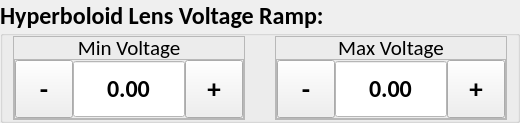
         <widget class="QGroupBox" name="hea_hype_volt_ramp_gb">
          <property name="minimumSize">
           <size>
            <width>0</width>
            <height>112</height>
           </size>
          </property>
          <property name="font">
           <font>
            <family>Calibri</family>
            <pointsize>18</pointsize>
            <weight>75</weight>
            <bold>true</bold>
           </font>
          </property>
          <property name="title">
           <string>Hyperboloid Lens Voltage Ramp:</string>
          </property>
          <layout class="QHBoxLayout" name="horizontalLayout_22">
           <property name="spacing">
            <number>30</number>
           </property>
           <property name="leftMargin">
            <number>10</number>
           </property>
           <property name="topMargin">
            <number>0</number>
           </property>
           <property name="rightMargin">
            <number>10</number>
           </property>
           <property name="bottomMargin">
            <number>0</number>
           </property>
           <item>
            <widget class="QFrame" name="hea_volt_ramp_min_frame">
             <property name="maximumSize">
              <size>
               <width>1000</width>
               <height>1000</height>
              </size>
             </property>
             <property name="frameShape">
              <enum>QFrame::StyledPanel</enum>
             </property>
             <property name="frameShadow">
              <enum>QFrame::Raised</enum>
             </property>
             <layout class="QVBoxLayout" name="verticalLayout_15">
              <property name="spacing">
               <number>0</number>
              </property>
              <property name="leftMargin">
               <number>0</number>
              </property>
              <property name="topMargin">
               <number>0</number>
              </property>
              <property name="rightMargin">
               <number>0</number>
              </property>
              <property name="bottomMargin">
               <number>0</number>
              </property>
              <item>
               <widget class="QLabel" name="hea_volt_ramp_min_label">
                <property name="minimumSize">
                 <size>
                  <width>40</width>
                  <height>22</height>
                 </size>
                </property>
                <property name="maximumSize">
                 <size>
                  <width>1000</width>
                  <height>22</height>
                 </size>
                </property>
                <property name="font">
                 <font>
                  <family>Calibri</family>
                  <pointsize>16</pointsize>
                  <weight>50</weight>
                  <bold>false</bold>
                 </font>
                </property>
                <property name="text">
                 <string>Min Voltage</string>
                </property>
                <property name="alignment">
                 <set>Qt::AlignCenter</set>
                </property>
               </widget>
              </item>
              <item>
               <widget class="QFrame" name="frame_14">
                <property name="minimumSize">
                 <size>
                  <width>0</width>
                  <height>58</height>
                 </size>
                </property>
                <property name="frameShape">
                 <enum>QFrame::StyledPanel</enum>
                </property>
                <property name="frameShadow">
                 <enum>QFrame::Raised</enum>
                </property>
                <layout class="QHBoxLayout" name="horizontalLayout_23">
                 <property name="spacing">
                  <number>0</number>
                 </property>
                 <property name="leftMargin">
                  <number>0</number>
                 </property>
                 <property name="topMargin">
                  <number>0</number>
                 </property>
                 <property name="rightMargin">
                  <number>0</number>
                 </property>
                 <property name="bottomMargin">
                  <number>0</number>
                 </property>
                 <item>
                  <widget class="QToolButton" name="hea_volt_ramp_min_minus">
                   <property name="minimumSize">
                    <size>
                     <width>58</width>
                     <height>58</height>
                    </size>
                   </property>
                   <property name="maximumSize">
                    <size>
                     <width>58</width>
                     <height>58</height>
                    </size>
                   </property>
                   <property name="font">
                    <font>
                     <pointsize>20</pointsize>
                     <weight>75</weight>
                     <bold>true</bold>
                    </font>
                   </property>
                   <property name="text">
                    <string>-</string>
                   </property>
                  </widget>
                 </item>
                 <item>
                  <widget class="QDoubleSpinBox" name="hea_volt_ramp_min_input">
                   <property name="minimumSize">
                    <size>
                     <width>0</width>
                     <height>0</height>
                    </size>
                   </property>
                   <property name="maximumSize">
                    <size>
                     <width>1000</width>
                     <height>58</height>
                    </size>
                   </property>
                   <property name="font">
                    <font>
                     <family>Calibri</family>
                     <pointsize>18</pointsize>
                    </font>
                   </property>
                   <property name="layoutDirection">
                    <enum>Qt::LeftToRight</enum>
                   </property>
                   <property name="styleSheet">
                    <string notr="true">QDoubleSpinBox {
	background-color: #FFFFFF;
}</string>
                   </property>
                   <property name="alignment">
                    <set>Qt::AlignCenter</set>
                   </property>
                   <property name="readOnly">
                    <bool>true</bool>
                   </property>
                   <property name="buttonSymbols">
                    <enum>QAbstractSpinBox::NoButtons</enum>
                   </property>
                   <property name="correctionMode">
                    <enum>QAbstractSpinBox::CorrectToPreviousValue</enum>
                   </property>
                   <property name="showGroupSeparator" stdset="0">
                    <bool>false</bool>
                   </property>
                   <property name="minimum">
                    <double>-10000.000000000000000</double>
                   </property>
                   <property name="maximum">
                    <double>10000.000000000000000</double>
                   </property>
                  </widget>
                 </item>
                 <item>
                  <widget class="QToolButton" name="hea_volt_ramp_min_plus">
                   <property name="minimumSize">
                    <size>
                     <width>58</width>
                     <height>58</height>
                    </size>
                   </property>
                   <property name="maximumSize">
                    <size>
                     <width>16777215</width>
                     <height>58</height>
                    </size>
                   </property>
                   <property name="font">
                    <font>
                     <pointsize>20</pointsize>
                     <weight>75</weight>
                     <bold>true</bold>
                    </font>
                   </property>
                   <property name="focusPolicy">
                    <enum>Qt::NoFocus</enum>
                   </property>
                   <property name="text">
                    <string>+</string>
                   </property>
                  </widget>
                 </item>
                </layout>
               </widget>
              </item>
             </layout>
            </widget>
           </item>
           <item>
            <widget class="QFrame" name="hea_volt_ramp_max_frame">
             <property name="minimumSize">
              <size>
               <width>0</width>
               <height>0</height>
              </size>
             </property>
             <property name="maximumSize">
              <size>
               <width>1000</width>
               <height>1000</height>
              </size>
             </property>
             <property name="frameShape">
              <enum>QFrame::StyledPanel</enum>
             </property>
             <property name="frameShadow">
              <enum>QFrame::Raised</enum>
             </property>
             <layout class="QVBoxLayout" name="verticalLayout_16">
              <property name="spacing">
               <number>0</number>
              </property>
              <property name="leftMargin">
               <number>0</number>
              </property>
              <property name="topMargin">
               <number>0</number>
              </property>
              <property name="rightMargin">
               <number>0</number>
              </property>
              <property name="bottomMargin">
               <number>0</number>
              </property>
              <item>
               <widget class="QLabel" name="hea_volt_ramp_max_label">
                <property name="minimumSize">
                 <size>
                  <width>42</width>
                  <height>22</height>
                 </size>
                </property>
                <property name="maximumSize">
                 <size>
                  <width>1000</width>
                  <height>22</height>
                 </size>
                </property>
                <property name="font">
                 <font>
                  <family>Calibri</family>
                  <pointsize>16</pointsize>
                  <weight>50</weight>
                  <bold>false</bold>
                 </font>
                </property>
                <property name="text">
                 <string>Max Voltage</string>
                </property>
                <property name="alignment">
                 <set>Qt::AlignCenter</set>
                </property>
               </widget>
              </item>
              <item>
               <widget class="QFrame" name="frame_15">
                <property name="frameShape">
                 <enum>QFrame::StyledPanel</enum>
                </property>
                <property name="frameShadow">
                 <enum>QFrame::Raised</enum>
                </property>
                <layout class="QHBoxLayout" name="horizontalLayout_24">
                 <property name="spacing">
                  <number>0</number>
                 </property>
                 <property name="leftMargin">
                  <number>0</number>
                 </property>
                 <property name="topMargin">
                  <number>0</number>
                 </property>
                 <property name="rightMargin">
                  <number>0</number>
                 </property>
                 <property name="bottomMargin">
                  <number>0</number>
                 </property>
                 <item>
                  <widget class="QToolButton" name="hea_volt_ramp_max_minus">
                   <property name="minimumSize">
                    <size>
                     <width>58</width>
                     <height>58</height>
                    </size>
                   </property>
                   <property name="maximumSize">
                    <size>
                     <width>58</width>
                     <height>58</height>
                    </size>
                   </property>
                   <property name="font">
                    <font>
                     <pointsize>20</pointsize>
                     <weight>75</weight>
                     <bold>true</bold>
                    </font>
                   </property>
                   <property name="text">
                    <string>-</string>
                   </property>
                  </widget>
                 </item>
                 <item>
                  <widget class="QDoubleSpinBox" name="hea_volt_rampt_max_input">
                   <property name="minimumSize">
                    <size>
                     <width>0</width>
                     <height>0</height>
                    </size>
                   </property>
                   <property name="maximumSize">
                    <size>
                     <width>1000</width>
                     <height>58</height>
                    </size>
                   </property>
                   <property name="font">
                    <font>
                     <family>Calibri</family>
                     <pointsize>18</pointsize>
                    </font>
                   </property>
                   <property name="layoutDirection">
                    <enum>Qt::LeftToRight</enum>
                   </property>
                   <property name="styleSheet">
                    <string notr="true">QDoubleSpinBox {
	background-color: #FFFFFF;
}</string>
                   </property>
                   <property name="alignment">
                    <set>Qt::AlignCenter</set>
                   </property>
                   <property name="readOnly">
                    <bool>true</bool>
                   </property>
                   <property name="buttonSymbols">
                    <enum>QAbstractSpinBox::NoButtons</enum>
                   </property>
                   <property name="correctionMode">
                    <enum>QAbstractSpinBox::CorrectToPreviousValue</enum>
                   </property>
                   <property name="showGroupSeparator" stdset="0">
                    <bool>false</bool>
                   </property>
                   <property name="minimum">
                    <double>-10000.000000000000000</double>
                   </property>
                   <property name="maximum">
                    <double>10000.000000000000000</double>
                   </property>
                  </widget>
                 </item>
                 <item>
                  <widget class="QToolButton" name="hea_volt_ramp_max_plus">
                   <property name="minimumSize">
                    <size>
                     <width>58</width>
                     <height>58</height>
                    </size>
                   </property>
                   <property name="maximumSize">
                    <size>
                     <width>16777215</width>
                     <height>58</height>
                    </size>
                   </property>
                   <property name="font">
                    <font>
                     <pointsize>20</pointsize>
                     <weight>75</weight>
                     <bold>true</bold>
                    </font>
                   </property>
                   <property name="focusPolicy">
                    <enum>Qt::NoFocus</enum>
                   </property>
                   <property name="text">
                    <string>+</string>
                   </property>
                  </widget>
                 </item>
                </layout>
               </widget>
              </item>
             </layout>
            </widget>
           </item>
          </layout>
         </widget>
